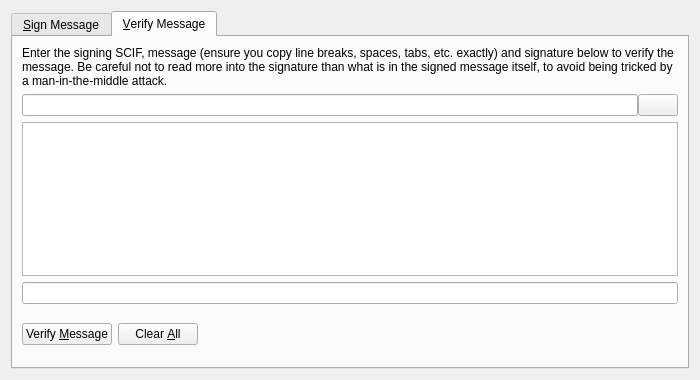
<?xml version="1.0" encoding="UTF-8"?>
<ui version="4.0">
 <class>SignVerifyMessageDialog</class>
 <widget class="QDialog" name="SignVerifyMessageDialog">
  <property name="geometry">
   <rect>
    <x>0</x>
    <y>0</y>
    <width>700</width>
    <height>380</height>
   </rect>
  </property>
  <property name="windowTitle">
   <string>Signatures - Sign / Verify a Message</string>
  </property>
  <property name="modal">
   <bool>true</bool>
  </property>
  <layout class="QVBoxLayout" name="verticalLayout">
   <item>
    <widget class="QTabWidget" name="tabWidget">
     <property name="currentIndex">
      <number>1</number>
     </property>
     <widget class="QWidget" name="tabSignMessage">
      <attribute name="title">
       <string>&amp;Sign Message</string>
      </attribute>
      <layout class="QVBoxLayout" name="verticalLayout_SM">
       <item>
        <widget class="QLabel" name="infoLabel_SM">
         <property name="text">
          <string>You can sign messages with your SCIF to prove you own them. Be careful not to sign anything vague, as phishing attacks may try to trick you into signing your identity over to them. Only sign fully-detailed statements you agree to.</string>
         </property>
         <property name="textFormat">
          <enum>Qt::PlainText</enum>
         </property>
         <property name="wordWrap">
          <bool>true</bool>
         </property>
        </widget>
       </item>
       <item>
        <layout class="QHBoxLayout" name="horizontalLayout_1_SM">
         <property name="spacing">
          <number>0</number>
         </property>
         <item>
          <widget class="QValidatedLineEdit" name="addressIn_SM">
           <property name="toolTip">
            <string>The address to sign the message with (e.g. XwnLY9Tf7Zsef8gMGL2fhWA9ZmMjt4KPwg)</string>
           </property>
          </widget>
         </item>
         <item>
          <widget class="QPushButton" name="addressBookButton_SM">
           <property name="toolTip">
            <string>Choose previously used address</string>
           </property>
           <property name="text">
            <string/>
           </property>
           <property name="icon">
            <iconset resource="../patriotbit.qrc">
             <normaloff>:/icons/address-book</normaloff>:/icons/address-book</iconset>
           </property>
           <property name="shortcut">
            <string>Alt+A</string>
           </property>
           <property name="autoDefault">
            <bool>false</bool>
           </property>
          </widget>
         </item>
         <item>
          <widget class="QPushButton" name="pasteButton_SM">
           <property name="toolTip">
            <string>Paste address from clipboard</string>
           </property>
           <property name="text">
            <string/>
           </property>
           <property name="icon">
            <iconset resource="../patriotbit.qrc">
             <normaloff>:/icons/editpaste</normaloff>:/icons/editpaste</iconset>
           </property>
           <property name="shortcut">
            <string>Alt+P</string>
           </property>
           <property name="autoDefault">
            <bool>false</bool>
           </property>
          </widget>
         </item>
        </layout>
       </item>
       <item>
        <widget class="QPlainTextEdit" name="messageIn_SM">
         <property name="toolTip">
          <string>Enter the message you want to sign here</string>
         </property>
        </widget>
       </item>
       <item>
        <widget class="QLabel" name="signatureLabel_SM">
         <property name="text">
          <string>Signature</string>
         </property>
         <property name="textFormat">
          <enum>Qt::PlainText</enum>
         </property>
        </widget>
       </item>
       <item>
        <layout class="QHBoxLayout" name="horizontalLayout_2_SM">
         <property name="spacing">
          <number>0</number>
         </property>
         <item>
          <widget class="QLineEdit" name="signatureOut_SM">
           <property name="font">
            <font>
             <italic>true</italic>
            </font>
           </property>
           <property name="readOnly">
            <bool>true</bool>
           </property>
          </widget>
         </item>
         <item>
          <widget class="QPushButton" name="copySignatureButton_SM">
           <property name="toolTip">
            <string>Copy the current signature to the system clipboard</string>
           </property>
           <property name="text">
            <string/>
           </property>
           <property name="icon">
            <iconset resource="../patriotbit.qrc">
             <normaloff>:/icons/editcopy</normaloff>:/icons/editcopy</iconset>
           </property>
           <property name="autoDefault">
            <bool>false</bool>
           </property>
          </widget>
         </item>
        </layout>
       </item>
       <item>
        <layout class="QHBoxLayout" name="horizontalLayout_3_SM">
         <item>
          <widget class="QPushButton" name="signMessageButton_SM">
           <property name="toolTip">
            <string>Sign the message to prove you own this PatriotBit address</string>
           </property>
           <property name="text">
            <string>Sign &amp;Message</string>
           </property>
           <property name="icon">
            <iconset resource="../patriotbit.qrc">
             <normaloff>:/icons/edit</normaloff>:/icons/edit</iconset>
           </property>
           <property name="autoDefault">
            <bool>false</bool>
           </property>
          </widget>
         </item>
         <item>
          <widget class="QPushButton" name="clearButton_SM">
           <property name="toolTip">
            <string>Reset all sign message fields</string>
           </property>
           <property name="text">
            <string>Clear &amp;All</string>
           </property>
           <property name="icon">
            <iconset resource="../patriotbit.qrc">
             <normaloff>:/icons/remove</normaloff>:/icons/remove</iconset>
           </property>
           <property name="autoDefault">
            <bool>false</bool>
           </property>
          </widget>
         </item>
         <item>
          <spacer name="horizontalSpacer_1_SM">
           <property name="orientation">
            <enum>Qt::Horizontal</enum>
           </property>
           <property name="sizeHint" stdset="0">
            <size>
             <width>40</width>
             <height>48</height>
            </size>
           </property>
          </spacer>
         </item>
         <item>
          <widget class="QLabel" name="statusLabel_SM">
           <property name="font">
            <font>
             <weight>75</weight>
             <bold>true</bold>
            </font>
           </property>
           <property name="text">
            <string/>
           </property>
           <property name="wordWrap">
            <bool>true</bool>
           </property>
          </widget>
         </item>
         <item>
          <spacer name="horizontalSpacer_2_SM">
           <property name="orientation">
            <enum>Qt::Horizontal</enum>
           </property>
           <property name="sizeHint" stdset="0">
            <size>
             <width>40</width>
             <height>48</height>
            </size>
           </property>
          </spacer>
         </item>
        </layout>
       </item>
      </layout>
     </widget>
     <widget class="QWidget" name="tabVerifyMessage">
      <attribute name="title">
       <string>&amp;Verify Message</string>
      </attribute>
      <layout class="QVBoxLayout" name="verticalLayout_VM">
       <item>
        <widget class="QLabel" name="infoLabel_VM">
         <property name="text">
          <string>Enter the signing SCIF, message (ensure you copy line breaks, spaces, tabs, etc. exactly) and signature below to verify the message. Be careful not to read more into the signature than what is in the signed message itself, to avoid being tricked by a man-in-the-middle attack.</string>
         </property>
         <property name="textFormat">
          <enum>Qt::PlainText</enum>
         </property>
         <property name="alignment">
          <set>Qt::AlignLeading|Qt::AlignLeft|Qt::AlignTop</set>
         </property>
         <property name="wordWrap">
          <bool>true</bool>
         </property>
        </widget>
       </item>
       <item>
        <layout class="QHBoxLayout" name="horizontalLayout_1_VM">
         <property name="spacing">
          <number>0</number>
         </property>
         <item>
          <widget class="QValidatedLineEdit" name="addressIn_VM">
           <property name="toolTip">
            <string>The address the message was signed with (e.g. XwnLY9Tf7Zsef8gMGL2fhWA9ZmMjt4KPwg)</string>
           </property>
          </widget>
         </item>
         <item>
          <widget class="QPushButton" name="addressBookButton_VM">
           <property name="toolTip">
            <string>Choose previously used address</string>
           </property>
           <property name="text">
            <string/>
           </property>
           <property name="icon">
            <iconset resource="../patriotbit.qrc">
             <normaloff>:/icons/address-book</normaloff>:/icons/address-book</iconset>
           </property>
           <property name="shortcut">
            <string>Alt+A</string>
           </property>
           <property name="autoDefault">
            <bool>false</bool>
           </property>
          </widget>
         </item>
        </layout>
       </item>
       <item>
        <widget class="QPlainTextEdit" name="messageIn_VM"/>
       </item>
       <item>
        <widget class="QValidatedLineEdit" name="signatureIn_VM"/>
       </item>
       <item>
        <layout class="QHBoxLayout" name="horizontalLayout_2_VM">
         <item>
          <widget class="QPushButton" name="verifyMessageButton_VM">
           <property name="toolTip">
            <string>Verify the message to ensure it was signed with the specified PatriotBit address</string>
           </property>
           <property name="text">
            <string>Verify &amp;Message</string>
           </property>
           <property name="icon">
            <iconset resource="../patriotbit.qrc">
             <normaloff>:/icons/transaction_0</normaloff>:/icons/transaction_0</iconset>
           </property>
           <property name="autoDefault">
            <bool>false</bool>
           </property>
          </widget>
         </item>
         <item>
          <widget class="QPushButton" name="clearButton_VM">
           <property name="toolTip">
            <string>Reset all verify message fields</string>
           </property>
           <property name="text">
            <string>Clear &amp;All</string>
           </property>
           <property name="icon">
            <iconset resource="../patriotbit.qrc">
             <normaloff>:/icons/remove</normaloff>:/icons/remove</iconset>
           </property>
           <property name="autoDefault">
            <bool>false</bool>
           </property>
          </widget>
         </item>
         <item>
          <spacer name="horizontalSpacer_1_VM">
           <property name="orientation">
            <enum>Qt::Horizontal</enum>
           </property>
           <property name="sizeHint" stdset="0">
            <size>
             <width>40</width>
             <height>48</height>
            </size>
           </property>
          </spacer>
         </item>
         <item>
          <widget class="QLabel" name="statusLabel_VM">
           <property name="font">
            <font>
             <weight>75</weight>
             <bold>true</bold>
            </font>
           </property>
           <property name="text">
            <string/>
           </property>
           <property name="wordWrap">
            <bool>true</bool>
           </property>
          </widget>
         </item>
         <item>
          <spacer name="horizontalSpacer_2_VM">
           <property name="orientation">
            <enum>Qt::Horizontal</enum>
           </property>
           <property name="sizeHint" stdset="0">
            <size>
             <width>40</width>
             <height>48</height>
            </size>
           </property>
          </spacer>
         </item>
        </layout>
       </item>
      </layout>
     </widget>
    </widget>
   </item>
  </layout>
 </widget>
 <customwidgets>
  <customwidget>
   <class>QValidatedLineEdit</class>
   <extends>QLineEdit</extends>
   <header>qvalidatedlineedit.h</header>
  </customwidget>
 </customwidgets>
 <resources>
  <include location="../patriotbit.qrc"/>
 </resources>
 <connections/>
</ui>
